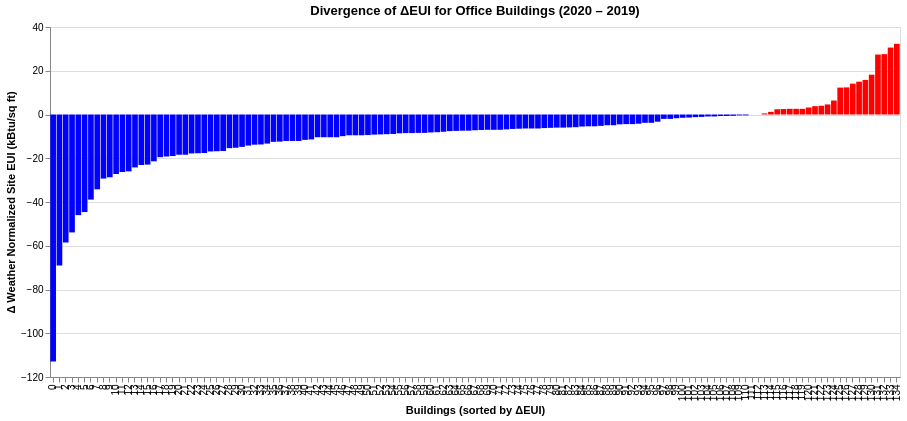

Write notebook code for a chart like this one.
### Markdown cell above
Year-over-year building-level energy change from 2019 to 2020.

### Code cell
plot_delta_divergence(
    df=energy_data,
    ptype="office",
    year_before=2019,
    year_after=2020,
    eui_col="Weather Normalized Site EUI (kBtu/sq ft)",
    name_col="Property Name",
)

### Figure 1 — Vega-Lite specification as saved in the notebook (floating-point values rounded to 4 significant figures; data arrays with more than 128 entries replaced by an {"elided": "..."} marker saying what was removed)
{"config": {"view": {"continuousWidth": 300, "continuousHeight": 300}}, "data": {"name": "data-931233eecea959c8a85adb3151d48f3a"}, "mark": {"type": "bar"}, "encoding": {"color": {"field": "color", "scale": null, "type": "nominal"}, "tooltip": [{"field": "ID", "title": "Building ID", "type": "nominal"}, {"field": "Property Name", "title": "Property Name", "type": "nominal"}, {"field": "2019", "title": "EUI 2019", "type": "quantitative"}, {"field": "2020", "title": "EUI 2020", "type": "quantitative"}, {"field": "delta", "title": "ΔEUI", "type": "quantitative"}], "x": {"field": "xpos", "title": "Buildings (sorted by ΔEUI)", "type": "ordinal"}, "y": {"field": "delta", "title": "Δ Weather Normalized Site EUI (kBtu/sq ft)", "type": "quantitative"}}, "height": 350, "params": [{"name": "param_1e9efca18e7a2868", "select": {"type": "interval", "encodings": ["x", "y"]}, "bind": "scales"}], "title": "Divergence of ΔEUI for Office Buildings (2020 – 2019)", "width": 850, "$schema": "https://vega.github.io/schema/vega-lite/v6.1.0.json", "datasets": {"data-931233eecea959c8a85adb3151d48f3a": {"elided": "135 records"}}}
